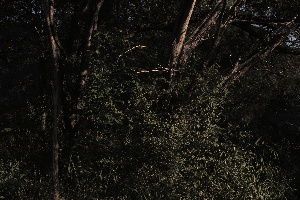
#> input picture nature_dataset/rgb_clahe_resized/cps201004281239.jpg, 300 x 200 px, found by its file name
$ python show_image.py
#> lines starting #> are read from the running program, lines starting #| are printed output that depends on the picture
# -*- coding: utf-8 -*-

import cv2

cv2.namedWindow('original')
cv2.moveWindow('original', 0,0)

cv2.namedWindow('processed')
cv2.moveWindow('processed', 900,0)


img = cv2.imread('rgb/cps201004281239.jpg')
#> img is the input picture: shape (200, 300, 3); mean B, G, R 17.3, 21.9, 23.3

img=cv2.resize(img, (1920,1280))
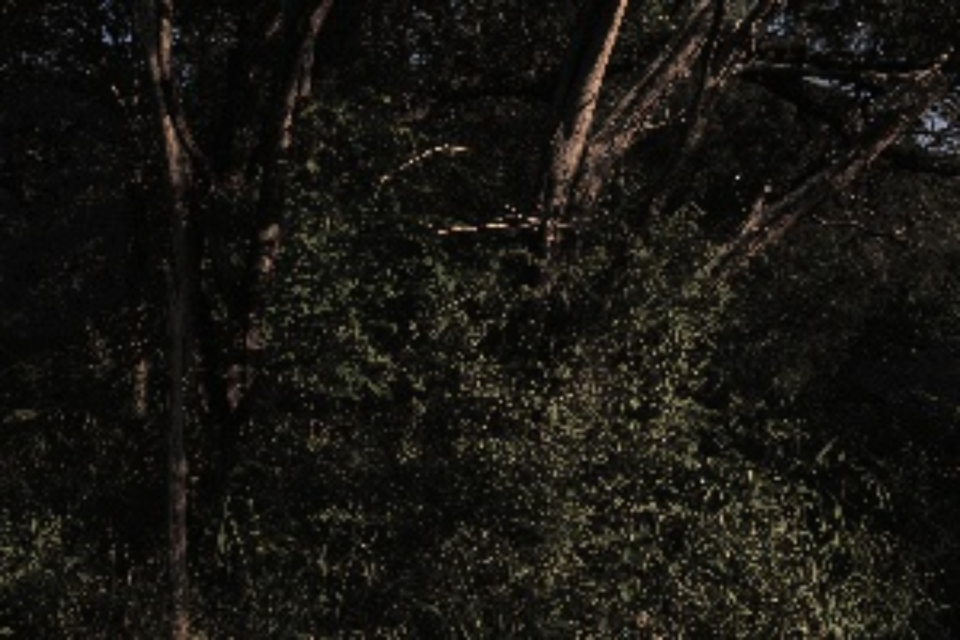
#> img: shape (1280, 1920, 3) (shown at 1/2 size); mean B, G, R 17.2, 21.8, 23.1
cv2.imshow('original', img)


lab= cv2.cvtColor(img, cv2.COLOR_RGB2LAB)
#> lab: shape (1280, 1920, 3); mean of channels 0, 1, 2 19.3, 126.6, 126.6
l, a, b = cv2.split(lab)
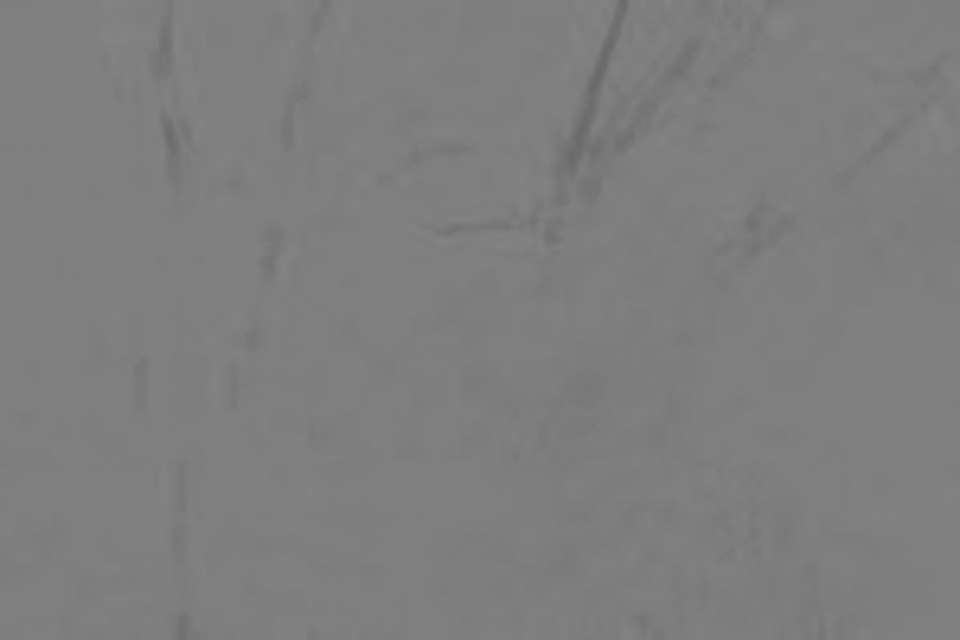
#> b: shape (1280, 1920) (shown at 1/2 size); min 104, max 133, mean 126.6
clahe = cv2.createCLAHE(clipLimit=2.0, tileGridSize=(8,8))
cl = clahe.apply(l)
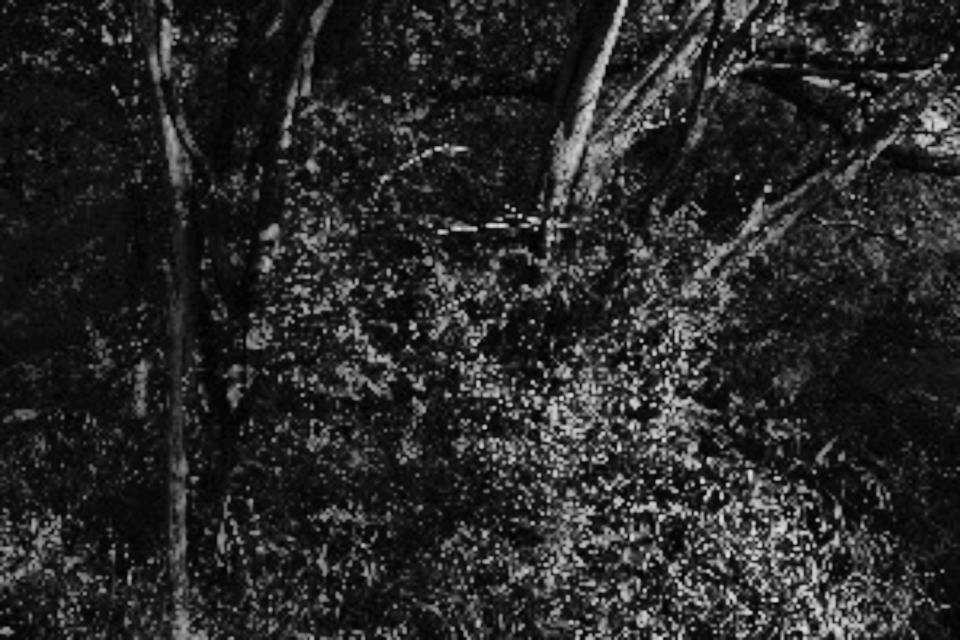
#> cl: shape (1280, 1920) (shown at 1/2 size); min 0, max 234, mean 40.4
limg = cv2.merge((cl,a,b))
#> limg: shape (1280, 1920, 3); mean of channels 0, 1, 2 40.4, 126.6, 126.6
pimg = cv2.cvtColor(limg, cv2.COLOR_LAB2RGB)
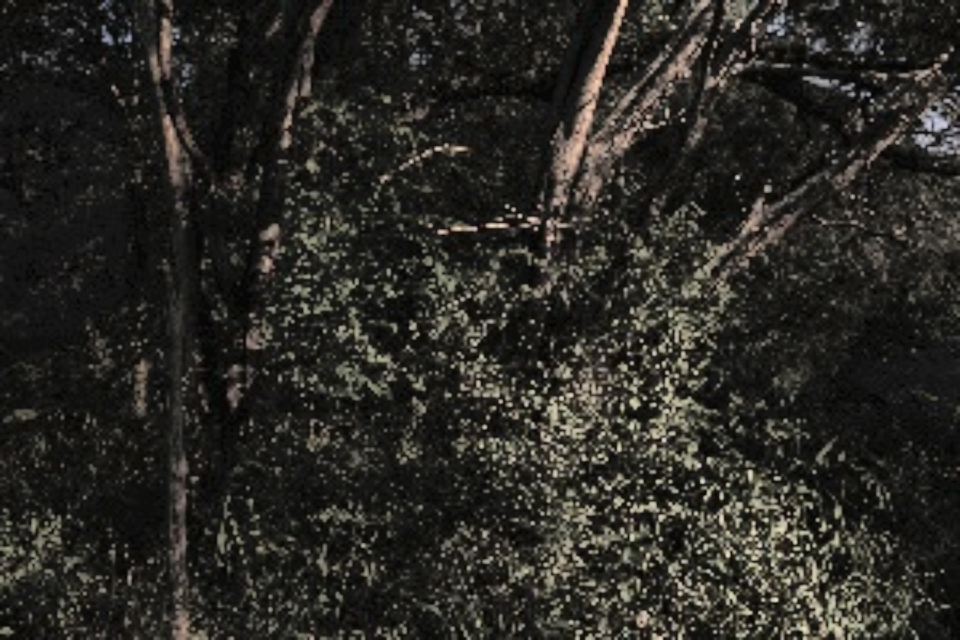
#> pimg: shape (1280, 1920, 3) (shown at 1/2 size); mean B, G, R 36.9, 41.4, 42.7
cv2.imshow('processed', pimg)


k = cv2.waitKey(0)
#> (key Esc is pressed here)
cv2.destroyAllWindows()

$ run again, with nature_dataset/rgb_clahe_resized/cps201004281281.jpg copied over nature_dataset/rgb_clahe_resized/cps201004281239.jpg
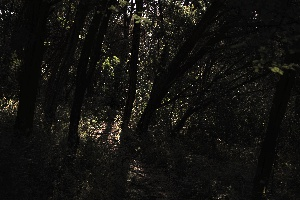
#> input picture nature_dataset/rgb_clahe_resized/cps201004281281.jpg, 300 x 200 px, found by its file name
#> img is the input picture: shape (200, 300, 3); mean B, G, R 16, 19.1, 19.9
#> `img=cv2.resize(img, (1920,1280))`:
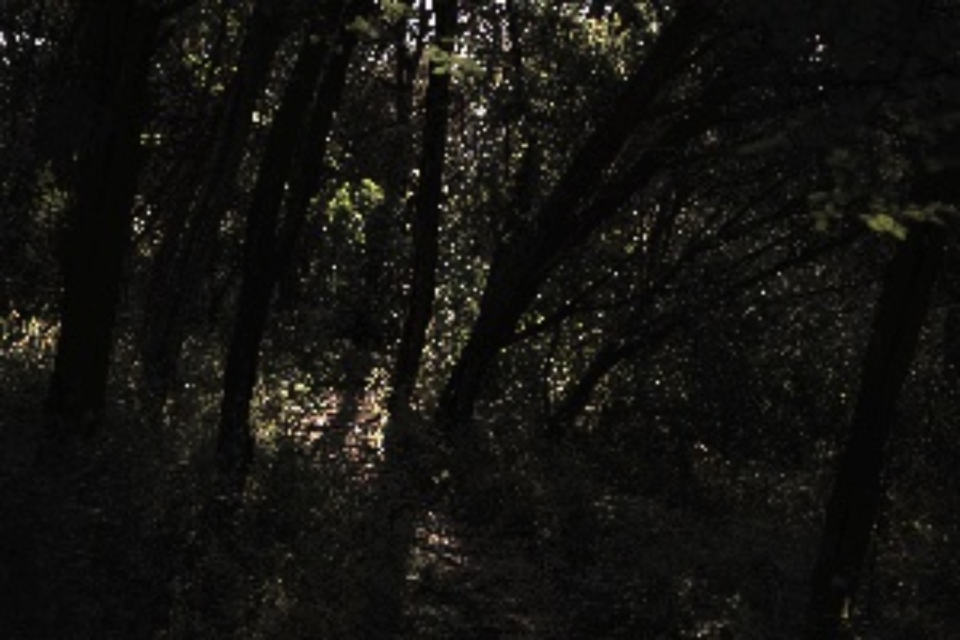
#> img: shape (1280, 1920, 3) (shown at 1/2 size); mean B, G, R 15.9, 19, 19.8
#> lab: shape (1280, 1920, 3); mean of channels 0, 1, 2 16.2, 127, 127.1
#> limg: shape (1280, 1920, 3); mean of channels 0, 1, 2 32.9, 127, 127.1
#> `pimg = cv2.cvtColor(limg, cv2.COLOR_LAB2RGB)`:
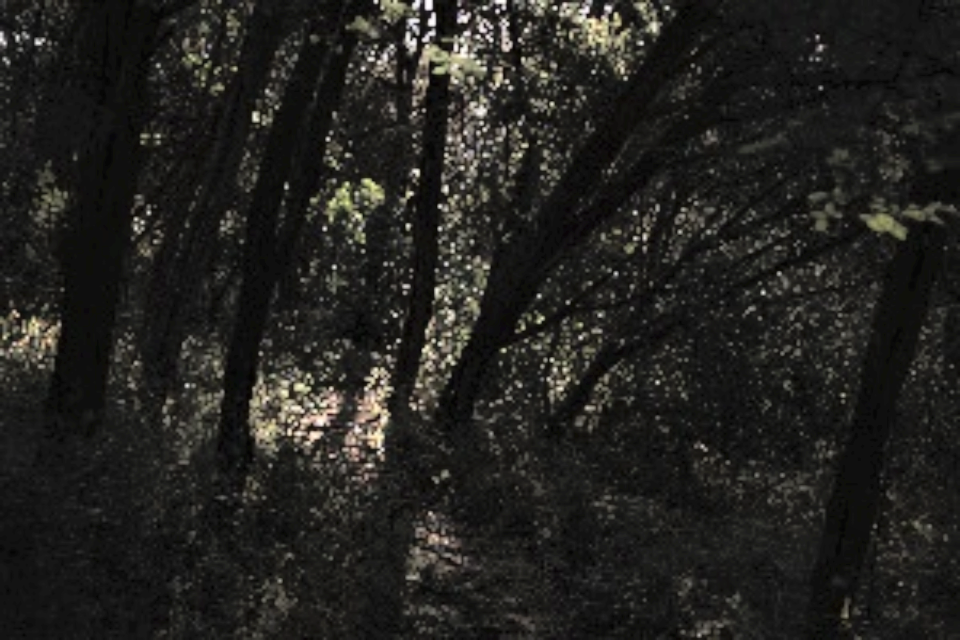
#> pimg: shape (1280, 1920, 3) (shown at 1/2 size); mean B, G, R 31.6, 34.6, 35.4

$ run again, with nature_dataset/rgb_clahe_resized/cps201004281307.jpg copied over nature_dataset/rgb_clahe_resized/cps201004281239.jpg
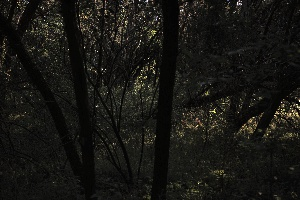
#> input picture nature_dataset/rgb_clahe_resized/cps201004281307.jpg, 300 x 200 px, found by its file name
#> img is the input picture: shape (200, 300, 3); mean B, G, R 19.3, 23.2, 23.8
#> `img=cv2.resize(img, (1920,1280))`:
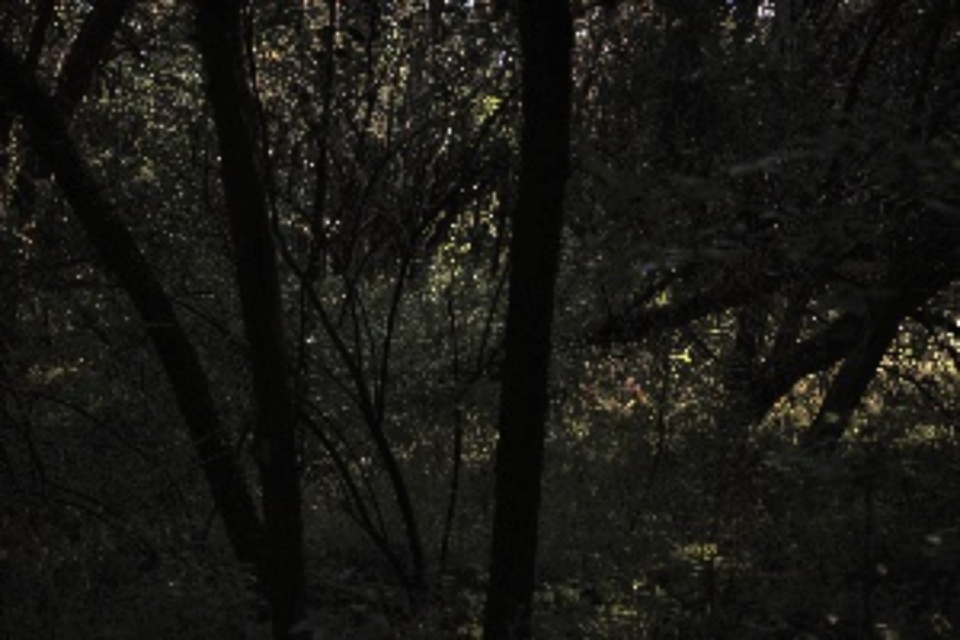
#> img: shape (1280, 1920, 3) (shown at 1/2 size); mean B, G, R 19.2, 23.1, 23.7
#> lab: shape (1280, 1920, 3); mean of channels 0, 1, 2 20.4, 126.5, 127.1
#> limg: shape (1280, 1920, 3); mean of channels 0, 1, 2 42.7, 126.5, 127.1
#> `pimg = cv2.cvtColor(limg, cv2.COLOR_LAB2RGB)`:
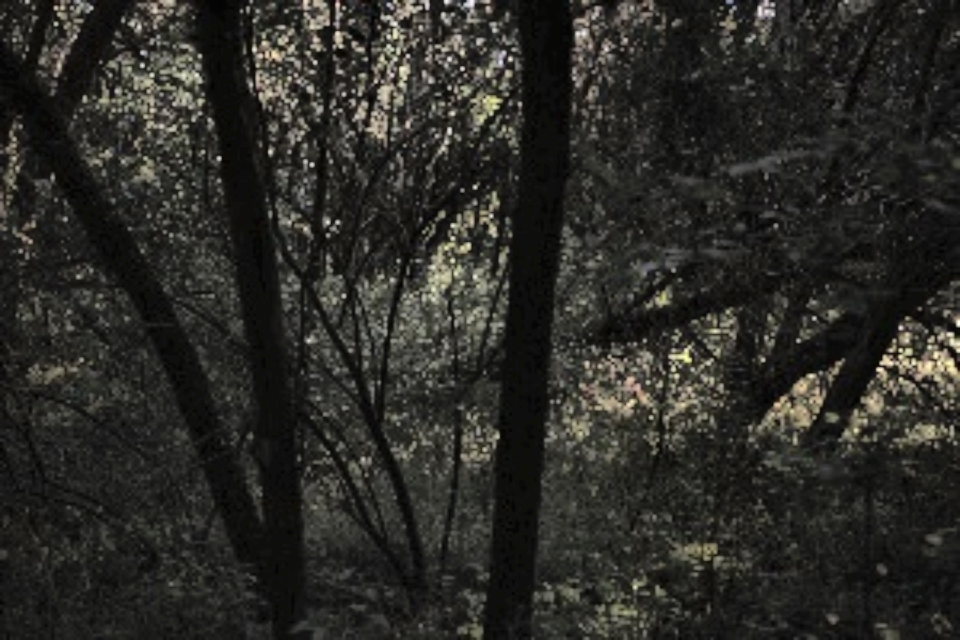
#> pimg: shape (1280, 1920, 3) (shown at 1/2 size); mean B, G, R 39, 43.2, 43.6

$ run again, with nature_dataset/rgb_clahe_resized/cps201004281318.jpg copied over nature_dataset/rgb_clahe_resized/cps201004281239.jpg
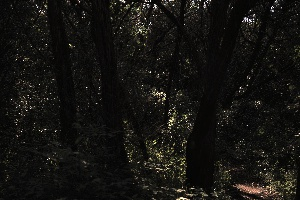
#> input picture nature_dataset/rgb_clahe_resized/cps201004281318.jpg, 300 x 200 px, found by its file name
#> img is the input picture: shape (200, 300, 3); mean B, G, R 16.9, 20, 21
#> `img=cv2.resize(img, (1920,1280))`:
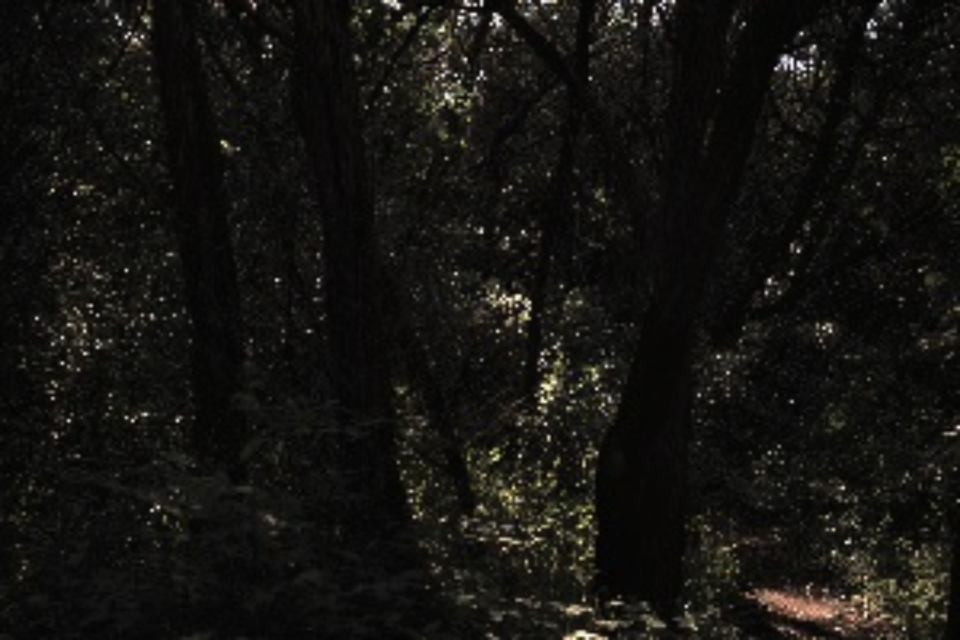
#> img: shape (1280, 1920, 3) (shown at 1/2 size); mean B, G, R 16.8, 19.9, 20.9
#> lab: shape (1280, 1920, 3); mean of channels 0, 1, 2 17.2, 127, 127
#> limg: shape (1280, 1920, 3); mean of channels 0, 1, 2 34.6, 127, 127
#> `pimg = cv2.cvtColor(limg, cv2.COLOR_LAB2RGB)`:
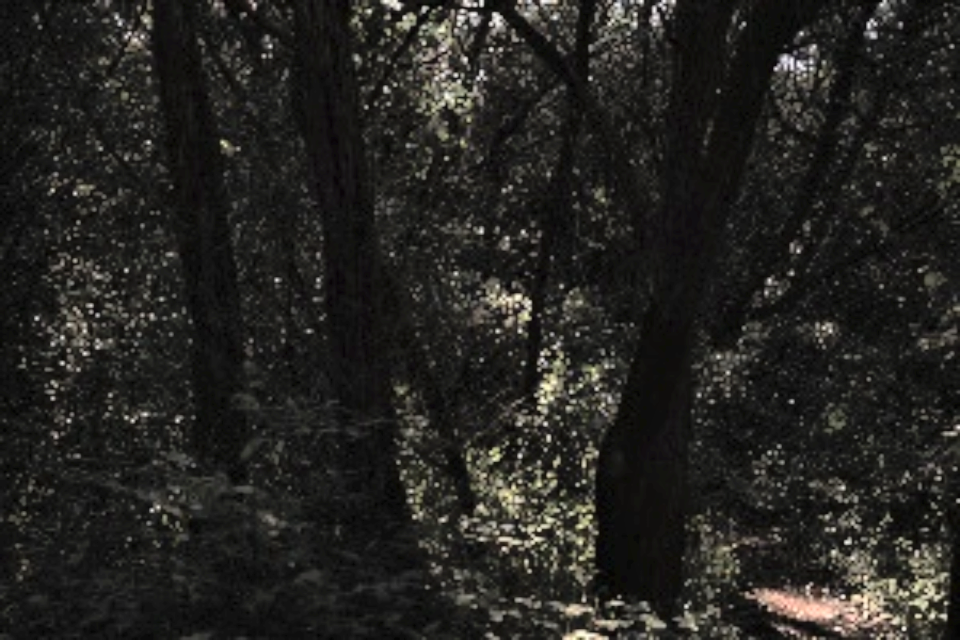
#> pimg: shape (1280, 1920, 3) (shown at 1/2 size); mean B, G, R 33.1, 36.1, 37
